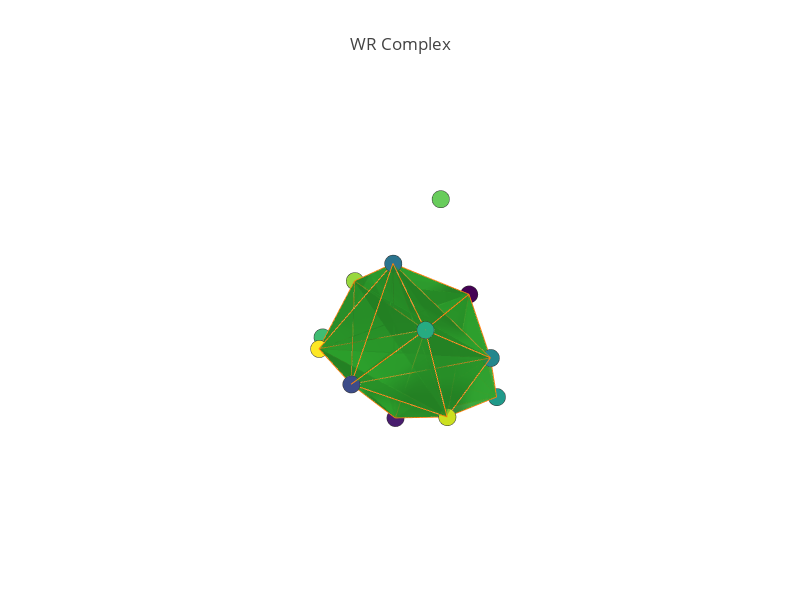

Notebook code cell kept with this figure:
### Code cell
wr_complex = cmapper.build_complex(165)

fig = visualize_complex(wr_complex, 'WR Complex')
iplot(fig, filename='wr_complex')

### Figure 1 — Plotly figure (JSON) as saved in the notebook; plotly's stock layout.template omitted (floating-point values rounded to 4 significant figures; data arrays with more than 128 entries replaced by an {"elided": "..."} marker saying what was removed)
{"data": [{"hoverinfo": "text", "marker": {"color": [0, 1, 2, 3, 4, 5, 6, 7, 8, 9, 10, 11, 12, 13], "colorscale": "Viridis", "line": {"color": "rgb(50,50,50)", "width": 0.5}, "size": 6, "symbol": "circle"}, "mode": "markers", "name": "Vertices", "text": ["0", "1", "2", "3", "4", "5", "6", "7", "8", "9", "10", "11", "12", "13"], "type": "scatter3d", "uid": "4d9b53d2-ac82-11e8-9066-13b3c41418a9", "x": [1.724, 2.495, 2.178, 2.935, 1.742, 2.302, 1.95, 1.49, 2.522, 1.978, 0.7391, 2.284, 2.403, 2.789], "y": [0.3557, 0.3018, -0.1227, 0.3288, -0.00701, 0.09263, 0.7696, 0.6037, 0.6131, -1.373, -0.8171, -0.3714, 0.7528, -0.2299], "z": [-1.131, -1.992, -1.888, -1.306, -1.555, -0.7225, -1.403, -2.254, -0.9135, -2.389, -0.9774, -1.081, -1.707, -1.408]}, {"mode": "lines", "name": "Edges", "type": "scatter3d", "uid": "4d9b56b6-ac82-11e8-9066-13b3c41418a9", "x": {"elided": "183 float values"}, "y": {"elided": "183 float values"}, "z": {"elided": "183 float values"}}, {"i": {"elided": "180 int values"}, "j": {"elided": "180 int values"}, "k": {"elided": "180 int values"}, "name": "Faces", "opacity": 0.4, "type": "mesh3d", "uid": "4d9b580a-ac82-11e8-9066-13b3c41418a9", "x": [1.724, 2.495, 2.178, 2.935, 1.742, 2.302, 1.95, 1.49, 2.522, 1.978, 0.7391, 2.284, 2.403, 2.789], "y": [0.3557, 0.3018, -0.1227, 0.3288, -0.00701, 0.09263, 0.7696, 0.6037, 0.6131, -1.373, -0.8171, -0.3714, 0.7528, -0.2299], "z": [-1.131, -1.992, -1.888, -1.306, -1.555, -0.7225, -1.403, -2.254, -0.9135, -2.389, -0.9774, -1.081, -1.707, -1.408]}], "layout": {"height": 600, "margin": {"t": 100}, "scene": {"xaxis": {"showbackground": false, "showgrid": false, "showline": false, "showticklabels": false, "title": "", "zeroline": false}, "yaxis": {"showbackground": false, "showgrid": false, "showline": false, "showticklabels": false, "title": "", "zeroline": false}, "zaxis": {"showbackground": false, "showgrid": false, "showline": false, "showticklabels": false, "title": "", "zeroline": false}}, "showlegend": false, "title": "WR Complex", "width": 800}}
